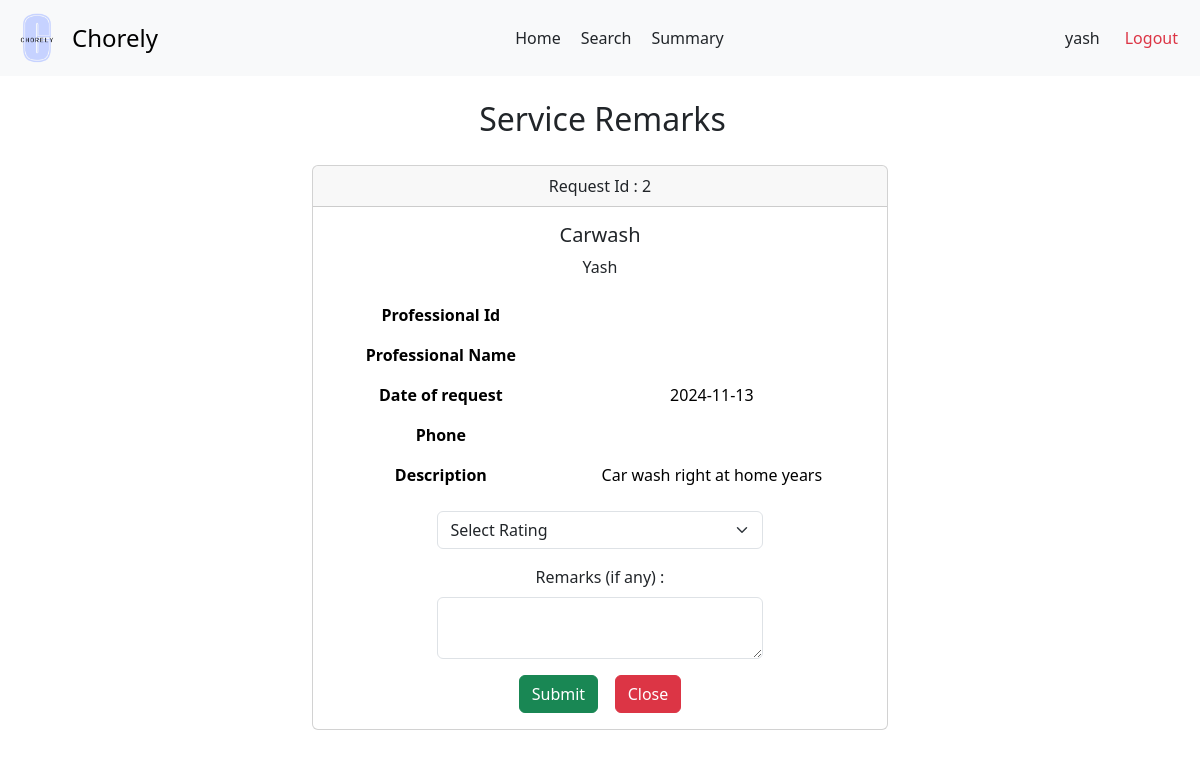
The page /user/2/service/close/2 on the database as committed earlier.
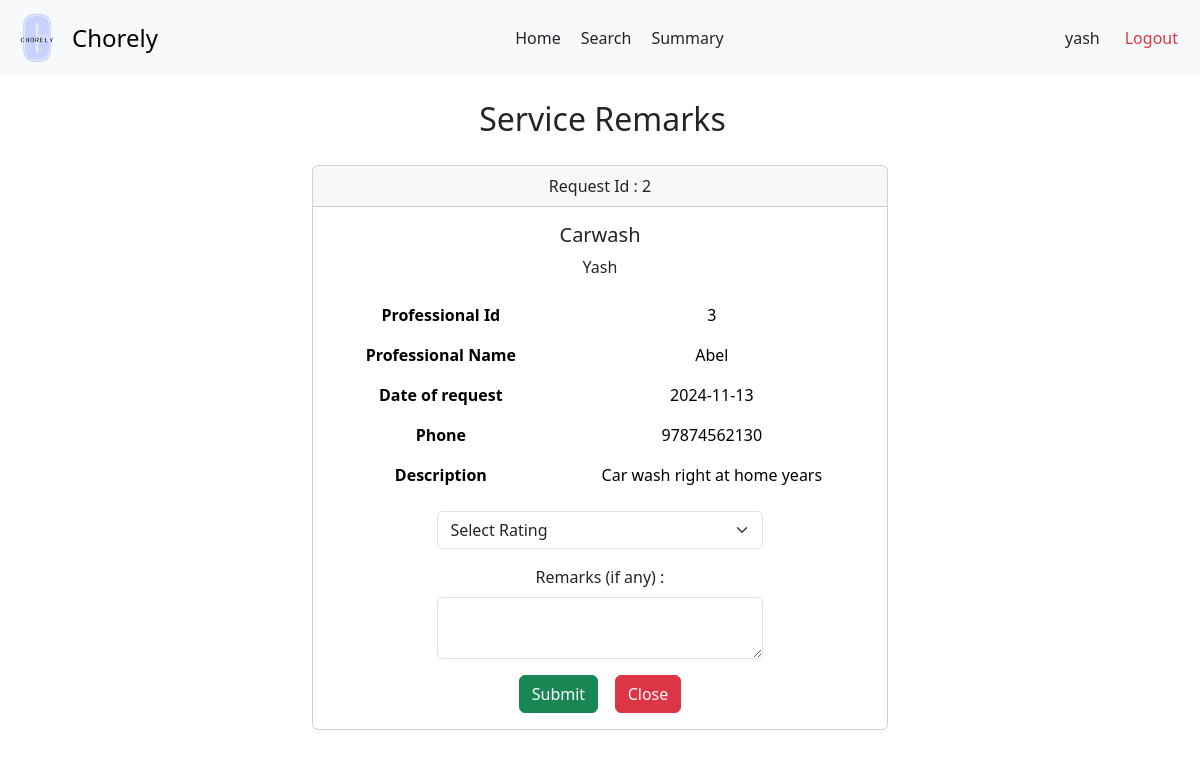
The same page on the database as committed later.
### backend/models.py (models this page shows)
class ServiceProfessionals(db.Model):
    __tablename__ = 'ServiceProfessionals'
    professional_id = db.Column(db.Integer, primary_key=True, autoincrement=True)
    user_id = db.Column(db.Integer, db.ForeignKey('Users.user_id'), unique=True, nullable=False)
    service_id = db.Column(db.Integer, db.ForeignKey('Services.service_id'), nullable=False)
    experience_years = db.Column(db.Integer)
    profile_verified = db.Column(db.Boolean, default=False)
    name = db.Column(db.String, nullable = False)
    phone = db.Column(db.String)
    address = db.Column(db.String)
    pin_code = db.Column(db.String)
    service_requests = db.relationship('ServiceRequests', backref='professional')

### backend/customerController.py (the view, shortened to what this page needs)
@app.route('/user/<int:user_id>/service/close/<int:request_id>', methods= ['GET', 'POST'])
def close_service(user_id, request_id):
  user = Users.query.get(user_id)
  service_request = ServiceRequests.query.get(request_id)
  return render_template('remarks.html', user = user, service_request = service_request)

### templates/remarks.html (shortened to what this page needs)
<!DOCTYPE html>
<html lang="en">
<head>
  <link rel="stylesheet" href="{{ url_for('static', filename='remarks.css') }}">
  <link href="https://cdn.jsdelivr.net/npm/bootstrap@5.3.3/dist/css/bootstrap.min.css" rel="stylesheet">
  <link rel="stylesheet" href="{{ url_for('static', filename='navbar.css') }}">
</head>
<body>
  <nav class="navbar bg-body-tertiary">
    <div class="container-fluid">
      <a class="navbar-brand d-flex align-items-center" href="#" style="text-decoration: none;">
        <img src="{{ url_for('static', filename='logo.png') }}" alt="Chorely Logo" width="50" height="50" id="logo">
        <span style="font-size: 1.5rem;">Chorely</span>
      </a>
      <div style="display: flex;">
        <a class="nav-link active" aria-current="page" href="/user">Home</a>
        <a class="nav-link" href="/user/customer/{{ user.user_id }}">Search</a>
        <a class="nav-link" href="/user/summary">Summary</a>
      </div>
      <div class="d-flex text text-end">
        <a class="nav-link" href="#">{{ user.username }}</a>
        <a class="nav-link text-danger" href="/userlogin">Logout</a>
      </div>
    </div>
  </nav>
  <div id="main">
    <div id="canvas">
      <h2 class="headings text text-center">Service Remarks</h2><br>
      <div class="card text-center" style="width: 60%; margin: auto;">
        <div class="card-header">
          Request Id : {{ service_request.request_id }}
        </div>
        <div class="card-body">
          <h5 class="card-title">{{ service_request.service.name | title }}</h5>
          <p class="card-text">{{ service_request.customer.name | title }}</p>
          <table class="table table-borderless mb-3">
            <tbody>
              <tr>
                <th>Professional Id</th>
                <td>{{ service_request.professional.professional_id  }}</td>
              </tr>
              <tr>
                <th>Professional Name</th>
                <td>{{service_request.professional.name | title}}</td>
              </tr>
              <tr>
                <th>Date of request</th>
                <td>{{ service_request.date_of_request }}</td>
              </tr>
              <tr>
                <th>Phone</th>
                <td>{{ service_request.professional.phone }}</td>
              </tr>
              <tr>
                <th>Description</th>
                <td>{{ service_request.service.description }} years</td>
              </tr>
            </tbody>
          </table>
          <form action="/user/{{ user.user_id }}/service/close/{{ service_request.request_id }}" class="mt-3" method="post" style="width: 60%; margin: auto;">
            <select class="form-select mb-3" name="rating">
              <option selected>Select Rating</option>
            </select>
            <div class="mb-3">
              <label for="remarks" class="form-label">Remarks (if any) :</label>
              <textarea class="form-control" id="remarks" rows="2" name="remarks"></textarea>
            </div>
            <div class="button-group">
              <button class="btn btn-success" type="submit">Submit</button>
              <a  href="javascript:history.back()" class="btn btn-danger">Close</a>
            </div>
          </form>
        </div>
      </div>
    </div>
  </div>
</body>
</html>

Rows that differ between the two databases and show on the page:
added ServiceProfessionals: professional.professional_id "3", professional.name "Abel", professional.phone "97874562130"
